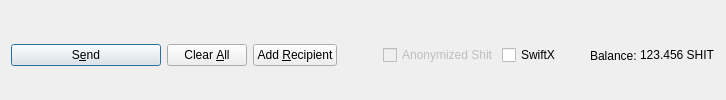
         <widget class="QFrame" name="frame_Send">
          <layout class="QHBoxLayout" name="horizontalLayout">
           <property name="bottomMargin">
            <number>0</number>
           </property>
           <item>
            <widget class="QPushButton" name="sendButton">
             <property name="minimumSize">
              <size>
               <width>150</width>
               <height>0</height>
              </size>
             </property>
             <property name="toolTip">
              <string>Confirm the send action</string>
             </property>
             <property name="text">
              <string>S&amp;end</string>
             </property>
             <property name="autoDefault">
              <bool>false</bool>
             </property>
             <property name="default">
              <bool>true</bool>
             </property>
            </widget>
           </item>
           <item>
            <widget class="QPushButton" name="clearButton">
             <property name="sizePolicy">
              <sizepolicy hsizetype="Minimum" vsizetype="Fixed">
               <horstretch>0</horstretch>
               <verstretch>0</verstretch>
              </sizepolicy>
             </property>
             <property name="toolTip">
              <string>Clear all fields of the form.</string>
             </property>
             <property name="text">
              <string>Clear &amp;All</string>
             </property>
             <property name="autoDefault">
              <bool>false</bool>
             </property>
            </widget>
           </item>
           <item>
            <widget class="QPushButton" name="addButton">
             <property name="toolTip">
              <string>Send to multiple recipients at once</string>
             </property>
             <property name="text">
              <string>Add &amp;Recipient</string>
             </property>
             <property name="autoDefault">
              <bool>false</bool>
             </property>
            </widget>
           </item>
           <item>
            <spacer name="horizontalSpacer">
             <property name="orientation">
              <enum>Qt::Horizontal</enum>
             </property>
             <property name="sizeHint" stdset="0">
              <size>
               <width>40</width>
               <height>20</height>
              </size>
             </property>
            </spacer>
           </item>
           <item>
            <layout class="QHBoxLayout" name="horizontalLayout_2">
             <property name="spacing">
              <number>3</number>
             </property>
             <item>
              <widget class="QCheckBox" name="checkzSHIT">
               <property name="enabled">
                <bool>false</bool>
               </property>
               <property name="text">
                <string>Anonymized Shit</string>
               </property>
              </widget>
             </item>
             <item>
              <widget class="QCheckBox" name="checkSwiftTX">
               <property name="enabled">
                <bool>true</bool>
               </property>
               <property name="minimumSize">
                <size>
                 <width>85</width>
                 <height>0</height>
                </size>
               </property>
               <property name="text">
                <string>SwiftX</string>
               </property>
              </widget>
             </item>
             <item>
              <widget class="QLabel" name="labelForBalance">
               <property name="text">
                <string>Balance:</string>
               </property>
              </widget>
             </item>
             <item>
              <widget class="QLabel" name="labelBalance">
               <property name="sizePolicy">
                <sizepolicy hsizetype="Preferred" vsizetype="Fixed">
                 <horstretch>0</horstretch>
                 <verstretch>0</verstretch>
                </sizepolicy>
               </property>
               <property name="cursor">
                <cursorShape>IBeamCursor</cursorShape>
               </property>
               <property name="text">
                <string notr="true">123.456 SHIT</string>
               </property>
               <property name="textInteractionFlags">
                <set>Qt::LinksAccessibleByMouse|Qt::TextSelectableByKeyboard|Qt::TextSelectableByMouse</set>
               </property>
              </widget>
             </item>
            </layout>
           </item>
          </layout>
         </widget>
